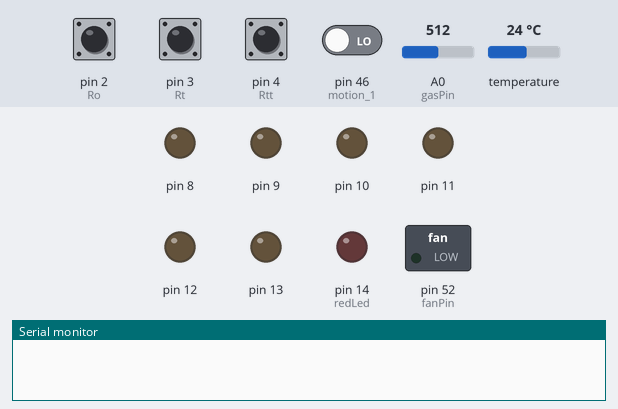
A sketch run on a simulated Arduino Mega 2560, built with avr-gcc and run on an emulated ATmega2560. Parts: switched loads named in the sketch (green lamp = pin HIGH), output pins drawn as LEDs (lit = HIGH), the last lines printed to the serial monitor. Inputs (shaded band) come from the test bench; at power-on: pin 2 (Ro), pin 3 (Rt), pin 4 (Rtt) HIGH, pin 46 (motion_1) LOW, A0 (gasPin) = 512, temperature 24 °C.

Above: at 0.3 s.
At 11.2 s:
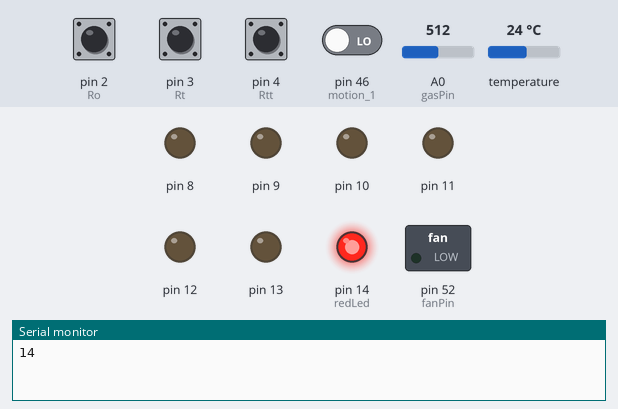
Timing chart, 0 to 29.6 s (numbered marks = the images above):
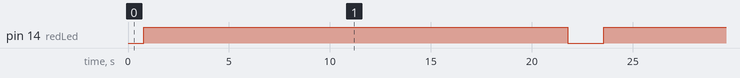

The sketch:

Arduino-Code.ino
```cpp
//Bluetooth Conniction
#include <SoftwareSerial.h>
SoftwareSerial BT(5, 6); //TX, RX

//smoke
const int gasPin = A0; //GAS sensor output pin to Arduino analog A0 pin
int redLed = 14;
char dataString[50] = {0};
int a =20;
int b =30;

//motion

int motion_1 = 46;
int light_1 = 14;


//temp
#include <OneWire.h>
#include <DallasTemperature.h>
#define ONE_WIRE_BUS 21
OneWire oneWire(ONE_WIRE_BUS);
DallasTemperature sensors(&oneWire);
const int fanPin =  52;
int tempMax = 26;
float tempc = 0;

//lights
int mode = 0;
//man=1 auto=0
int ByteReceived;
int switcher = char(ByteReceived);
const int Ro = 2;
const int Rt = 3;
const int Rtt = 4;
const int Rmr = 5;
int Ros = 0;
int Rts = 0;
int Rtts = 0;
int Rmrs = 0;


void setup() {
//smoke
pinMode(redLed, OUTPUT);
digitalWrite(redLed, LOW);
Serial.println("n");

//lights
//Serial.begin(115200);
BT.begin(9600);
Serial.begin(9600);
pinMode(11, OUTPUT);
pinMode(12, OUTPUT);
pinMode(13, OUTPUT);
pinMode(8, OUTPUT);
pinMode(10, OUTPUT);
pinMode(9, OUTPUT);
pinMode(Ro, INPUT);
pinMode(Rt, INPUT);
pinMode(Rtt, INPUT);
pinMode(Rmr, INPUT);
pinMode(fanPin, OUTPUT);
sensors.begin();

//motion
  pinMode (motion_1,INPUT);
  pinMode (light_1, OUTPUT);

}

void loop() {
  //lights
   ByteReceived = Serial.read();
  if (ByteReceived == '9' or BT.read() == '9') {
      mode=1;
} else if (ByteReceived == '0' or BT.read() == '0') {
      mode=0;
}

  if (mode == 1) {
       //waiting room
    if (char(ByteReceived) == '1' or char(BT.read()) == '1') {
      digitalWrite(11, HIGH);
     // digitalWrite(10, HIGH);
    }
    else if(char(ByteReceived) == '2' or char(BT.read()) == '2') {
      digitalWrite(11, LOW);
    //  digitalWrite(10, LOW);
    }
    //kitchen
    else if(char(ByteReceived) == '3' or char(BT.read()) == '3') {
      digitalWrite(12, HIGH);
    }
    else if(char(ByteReceived) == '4' or char(BT.read()) == '4') {
      digitalWrite(12, LOW);
    }
    //office
    else if(char(ByteReceived) == '5' or char(BT.read()) == '5') {
      digitalWrite(13, HIGH);
    }
    else if(char(ByteReceived) == '6' or char(BT.read()) == '6') {
      digitalWrite(13, LOW);
    }
    //bath room
    else if(char(ByteReceived) == '7' or char(BT.read()) == '7') {
      digitalWrite(8, HIGH);
    }
    else if(char(ByteReceived) == '8' or char(BT.read()) == '8') {
      digitalWrite(8, LOW);
    }
    //employee room
    else if(char(ByteReceived) == 'e' or char(BT.read()) == 'e') {
      digitalWrite(9, HIGH);
    }
    else if(char(ByteReceived) == 'r' or char(BT.read()) == 'r') {
      digitalWrite(9, LOW);
    }
    //meeting room
    else if(char(ByteReceived) == 'm' or char(BT.read()) == 'm') {
      digitalWrite(10, HIGH);
    }
    else if(char(ByteReceived) == 't' or char(BT.read()) == 't') {
      digitalWrite(10, LOW);
    }

  }

  else if (mode == 0)  {
    Ros = digitalRead(Ro);
    Rts = digitalRead(Rt);
    Rtts = digitalRead(Rtt);
    Rmrs = digitalRead(Rmr);
    if (Ros == LOW ) {
      digitalWrite(12, HIGH);
    }
    else {
      digitalWrite(12, LOW);
    }

    if (Rts == LOW ) {
      digitalWrite(11, HIGH);
     // digitalWrite(10, HIGH);
    }
    else {
      digitalWrite(11, LOW);
     // digitalWrite(10, LOW);
    }

    if (Rtts == LOW ) {
      digitalWrite(13, HIGH);
    }
    else {
      digitalWrite(13, LOW);
    }
    if (Rmrs == LOW ) {
      digitalWrite(10, HIGH);
    }
    else {
      digitalWrite(10, LOW);
    }
  }
    // Send the command to get temperatures
  sensors.requestTemperatures();
  tempc = sensors.getTempCByIndex(0);
  if (tempc > tempMax) {
    // turn LED on:
    digitalWrite(fanPin, HIGH);
  }
  else {
    // turn LED off:
    digitalWrite(fanPin, LOW);
  }
  //smoke

  if (analogRead(gasPin) > 150)
  {

      digitalWrite(redLed, HIGH);
      sprintf(dataString,"%02X",a);
      Serial.println(dataString);
      delay(20000);

  }

  else
  {

    digitalWrite(redLed, LOW);
    sprintf(dataString,"%02X",b);
    Serial.println(dataString);
  }
 delay(1000);

 //motion
   digitalWrite (light_1,LOW);
  delay(1000); //this delay is to let the sensor settle down before taking a reading
  int sensor_1 = digitalRead(motion_1);
  if (sensor_1 == HIGH){
    digitalWrite(light_1,HIGH);
    delay(500);
    digitalWrite(light_1,LOW);
    delay(100);

  }

}
```

Measured:
- by itself, pin 14 (redLed): alternates HIGH for 21.0 s and LOW for 1.8 s
